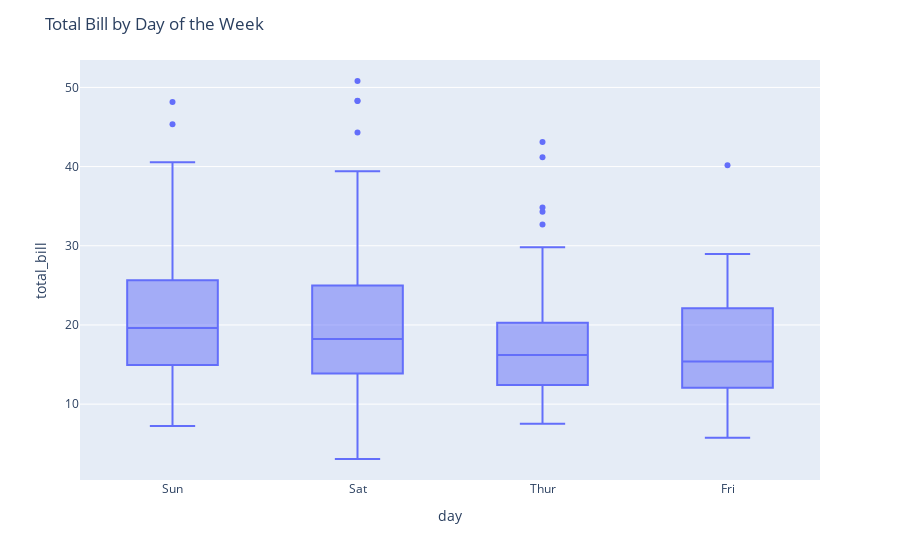

Notebook source saved alongside this figure:
### Code cell
#Q2: Plot a box plot using the "tips" dataset and Plotly Express

import plotly.data as pdata
import plotly.express as px

# Load the tips dataset
tips = pdata.tips()

# Plot a box plot
fig = px.box(tips, x="day", y="total_bill")
fig.update_layout(title="Total Bill by Day of the Week")
fig.show()

### Figure 1 — Plotly figure (JSON) as saved in the notebook; plotly's stock layout.template omitted (floating-point values rounded to 4 significant figures; data arrays with more than 128 entries replaced by an {"elided": "..."} marker saying what was removed)
{"data": [{"alignmentgroup": "True", "hovertemplate": "day=%{x}<br>total_bill=%{y}<extra></extra>", "legendgroup": "", "marker": {"color": "#636efa"}, "name": "", "notched": false, "offsetgroup": "", "orientation": "v", "showlegend": false, "type": "box", "x": {"elided": "244 str values"}, "x0": " ", "xaxis": "x", "y": {"elided": "244 float values"}, "y0": " ", "yaxis": "y"}], "layout": {"autosize": true, "boxmode": "group", "legend": {"tracegroupgap": 0}, "margin": {"t": 60}, "title": {"text": "Total Bill by Day of the Week"}, "xaxis": {"anchor": "y", "autorange": true, "domain": [0, 1], "range": [-0.5, 3.5], "title": {"text": "day"}, "type": "category"}, "yaxis": {"anchor": "x", "autorange": true, "domain": [0, 1], "range": [0.4178, 53.46], "title": {"text": "total_bill"}, "type": "linear"}}}
